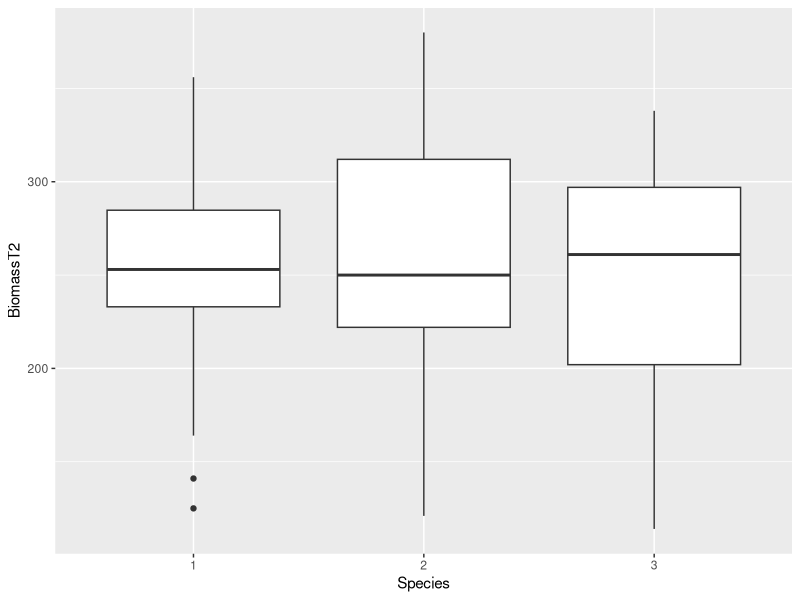
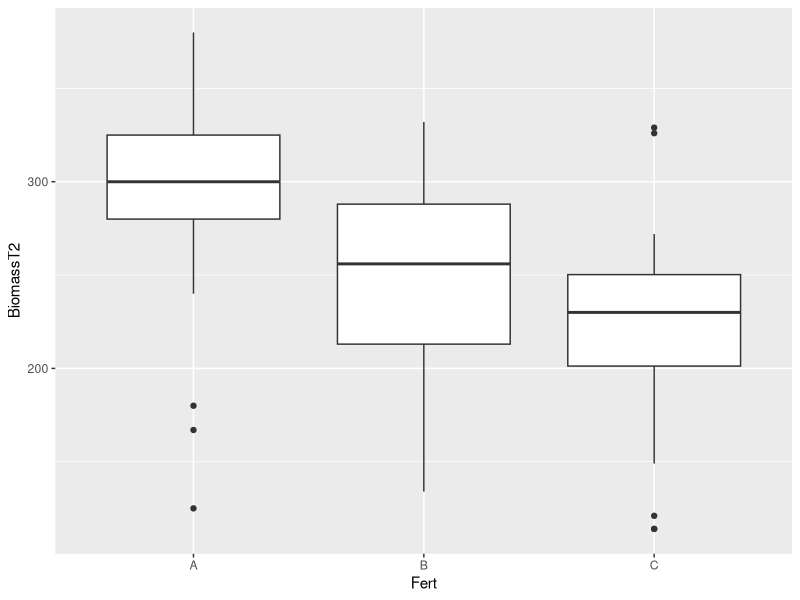
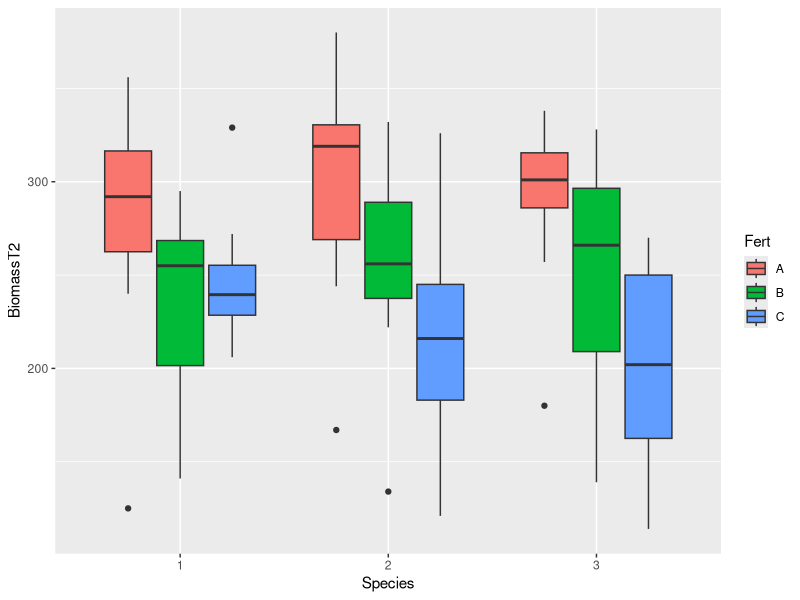
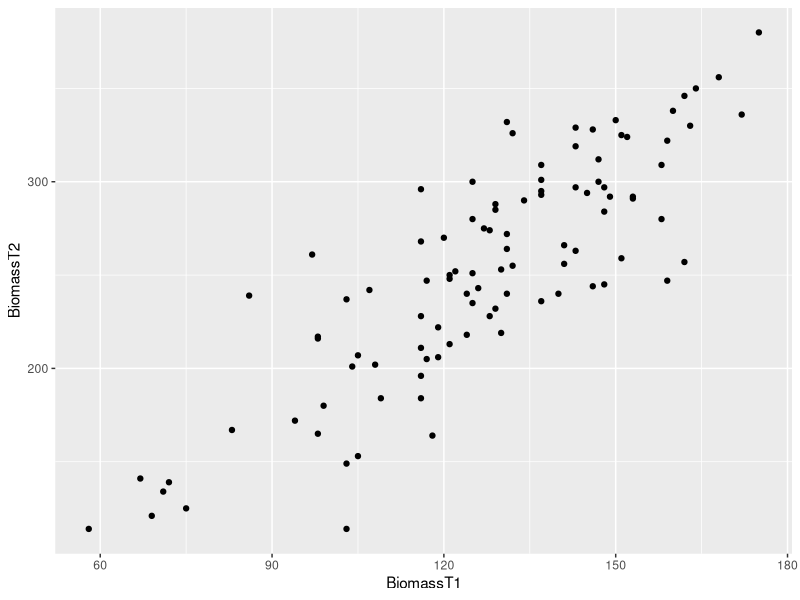
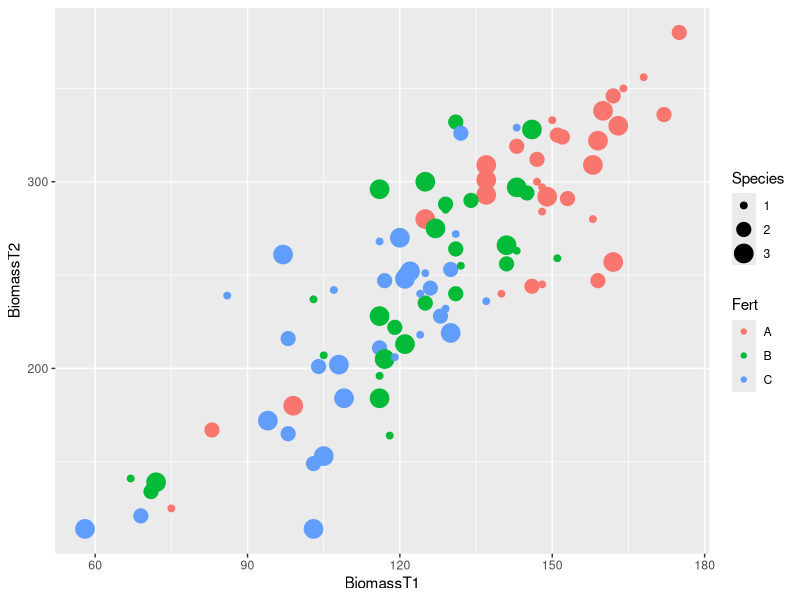
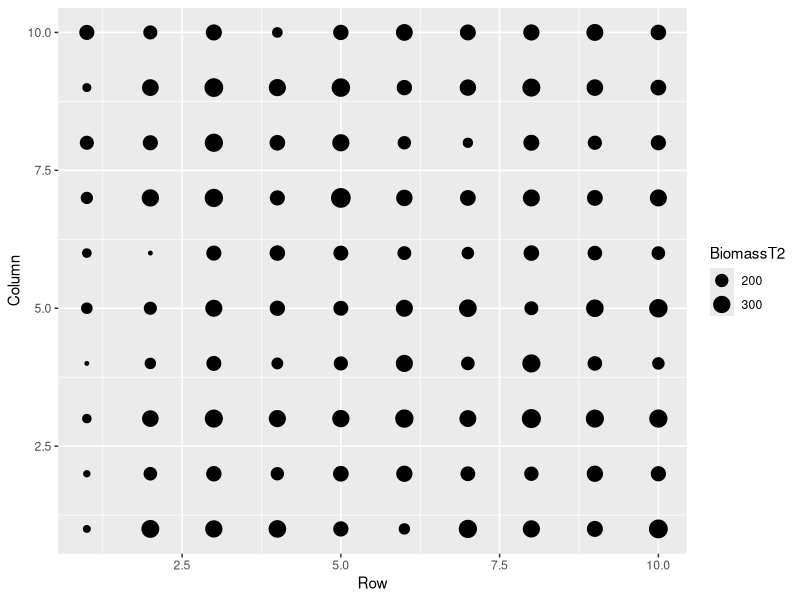
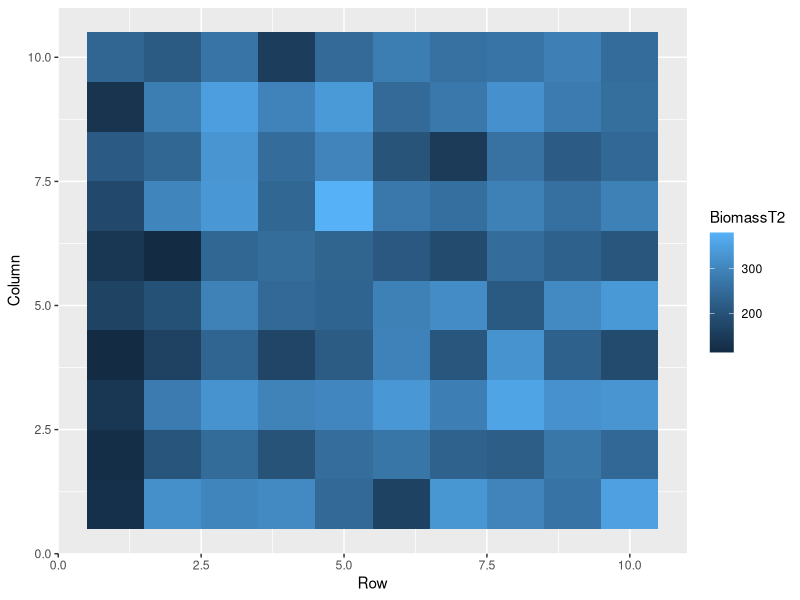

These charts were generated, in order, by the following R code:
## ---- chunk 1
knitr::opts_chunk$set(echo = TRUE)
## ---- chunk 2
# set up environment, declare variables, read data
library(ggplot2)
library(tidyverse)

plants <- read.csv(file = "Plants.csv")
## plants <- filter(plants, Row > 1)
plants$Species <- factor(plants$Species)
plants$Fert <- factor(plants$Fert)
## ---- chunk 3
table(plants$Species, plants$Fert)
## ---- chunk 4
ggplot(data = plants, mapping = aes(x = Species, y = BiomassT2)) + 
  geom_boxplot()
## ---- chunk 5
plant1 <- subset(plants, Species == "1")
plant2<- subset(plants, Species == "2")
plant3 <- subset(plants, Species == "3")

mean(plant1$BiomassT2)
mean(plant2$BiomassT2)
mean(plant3$BiomassT2)
## ---- chunk 6
ggplot(data = plants, mapping = aes(x = Fert, y = BiomassT2)) + 
  geom_boxplot()
## ---- chunk 7
ggplot(data = plants, mapping = aes(x = Species , y = BiomassT2)) + 
  geom_boxplot(aes(fill = Fert))
## ---- chunk 8
ggplot(data = plants, mapping = aes(x = BiomassT1, y = BiomassT2)) + 
  geom_point()
## ---- chunk 9
ggplot(data = plants, mapping = aes(x = BiomassT1, y = BiomassT2)) + 
  geom_point(aes(color = Fert, size = Species))
## ---- chunk 10
ggplot(data = plants, mapping = aes(x = Row, y = Column)) +
  geom_point(aes(size = BiomassT2))
## ---- chunk 11
ggplot(data = plants, mapping = aes(x = Row, y = Column)) +
  geom_tile(aes(fill = BiomassT2))
## ---- chunk 12

## ---- chunk 13
biomassT1.avg <- mean(plants$BiomassT1)
biomassT2.avg <- mean(plants$BiomassT2)

